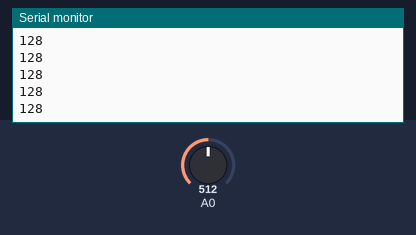
Simulated run of this sketch. Board: Arduino Uno, built with avr-gcc and run on an emulated ATmega328P. On the bench: the last lines printed to the serial monitor. Inputs (shaded band) come from the test bench; at power-on: A0 = 512.

Above: at 1.2 s.
1.3 s: A0 set to 716
At 1.31 s:
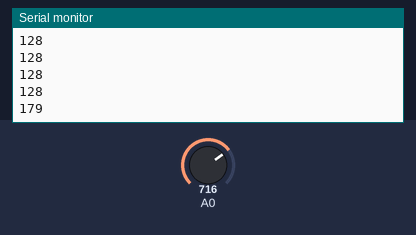
2.8 s: A0 set to 900
At 2.81 s:
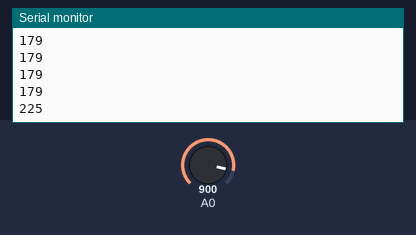
Timing chart, 0 to 5.8 s (numbered marks = the images above; inputs shaded):
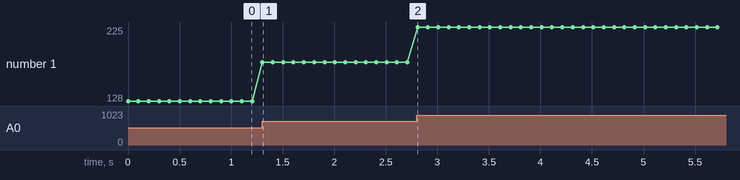

The sketch:

14_Analog_01.ino
```cpp
void setup() {
  // put your setup code here, to run once:
  Serial.begin(9600);
}

void loop() {
  // put your main code here, to run repeatedly:
  int  sensor = analogRead(A0);

  Serial.println(sensor/4);

  delay(100);
}
```

Measured:
- after the input at 1.3 s, the serial monitor: prints a new line at once (image 1)
- after the input at 2.8 s, the serial monitor: prints a new line at once (image 2)
- plotted number 1: 128 → 179 after the input at 1.3 s, 179 → 225 after the input at 2.8 s
